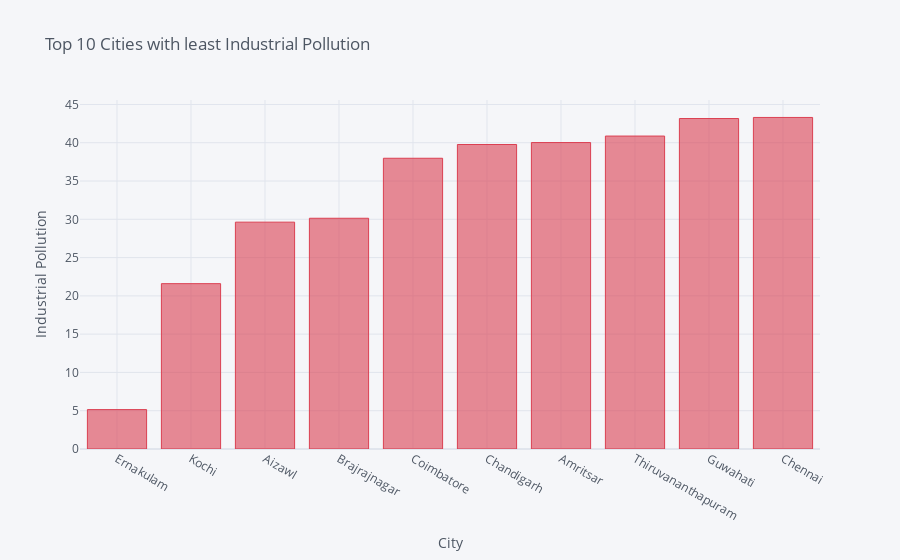

The cell this chart's notebook holds for it:
### Markdown cell above
In the top 10 cities, Ahmedabad registered the highest industrial pollution levels prior to
the COVID era, with Delhi and Bhopal closely trailing behind

### Code cell
#Min cities with industrial pollution

df_industrial = df.groupby('City')['Industrial_Pollution'].mean().sort_values(ascending=True).head(10)
plot = df_industrial.iplot(kind='bar', xTitle='City', yTitle='Industrial Pollution', title='Top 10 Cities with least Industrial Pollution', color='red')
plot

### Figure 1 — Plotly figure (JSON) as saved in the notebook; plotly's stock layout.template omitted (floating-point values rounded to 4 significant figures)
{"data": [{"marker": {"color": "rgba(219, 64, 82, 0.6)", "line": {"color": "rgba(219, 64, 82, 1.0)", "width": 1}}, "name": "Industrial_Pollution", "orientation": "v", "text": "", "type": "bar", "x": ["Ernakulam", "Kochi", "Aizawl", "Brajrajnagar", "Coimbatore", "Chandigarh", "Amritsar", "Thiruvananthapuram", "Guwahati", "Chennai"], "y": [5.146, 21.6, 29.63, 30.14, 37.97, 39.77, 40.02, 40.87, 43.16, 43.3]}], "layout": {"legend": {"bgcolor": "#F5F6F9", "font": {"color": "#4D5663"}}, "paper_bgcolor": "#F5F6F9", "plot_bgcolor": "#F5F6F9", "title": {"font": {"color": "#4D5663"}, "text": "Top 10 Cities with least Industrial Pollution"}, "xaxis": {"gridcolor": "#E1E5ED", "showgrid": true, "tickfont": {"color": "#4D5663"}, "title": {"font": {"color": "#4D5663"}, "text": "City"}, "zerolinecolor": "#E1E5ED"}, "yaxis": {"gridcolor": "#E1E5ED", "showgrid": true, "tickfont": {"color": "#4D5663"}, "title": {"font": {"color": "#4D5663"}, "text": "Industrial Pollution"}, "zerolinecolor": "#E1E5ED"}}}
